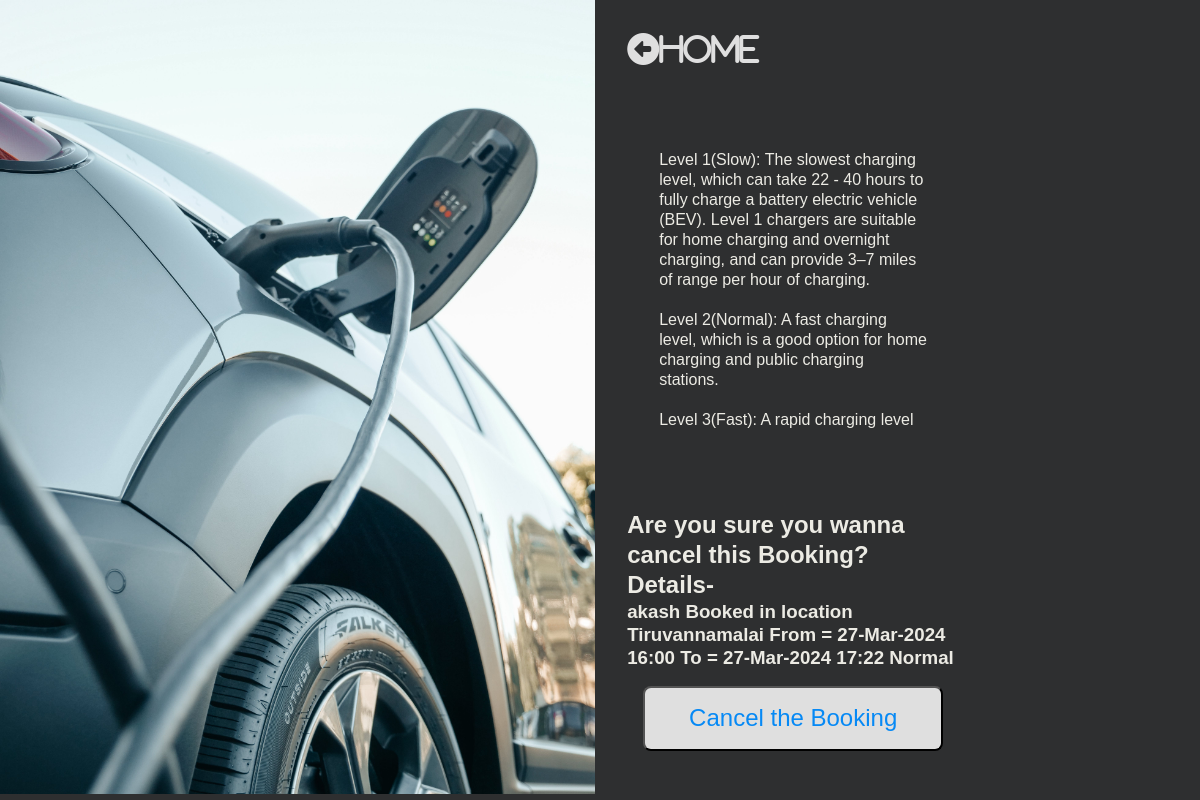
The page /booking/cancel/18/ on the database its author committed.
### book/models.py (models this page shows, shortened)
class Booking(models.Model):
    user = models.ForeignKey(settings.AUTH_USER_MODEL, on_delete=models.CASCADE)
    reserve = models.ForeignKey(reservation, on_delete=models.CASCADE)
    location = models.CharField(max_length=255, null=True)
    check_in = models.DateTimeField()
    check_out = models.DateTimeField()
    def __str__(self):
        return f"{self.user} Booked in location {self.location} " \
               f"From = {self.check_in.strftime('%d-%b-%Y %H:%M')} To = {self.check_out.strftime('%d-%b-%Y %H:%M')}"
    def get_reserve_category(self):
        reserve_categories = dict(self.reserve.RESERVATION_CATEGORIES)
        reserve_category = reserve_categories.get(self.reserve.category)
        return reserve_category

class reservation(models.Model):
    RESERVATION_CATEGORIES = (
        ("Level_1", "Slow"),
        ("Level_2", "Normal"),
        ("Level_3", "Fast"),
    )
    Choices = (
        ("1","started"),
        ("2","stoped")
    )
    charging_Port_number = models.IntegerField()
    charging_Port_number_2 = models.IntegerField()
    category = models.CharField(max_length=11, choices=RESERVATION_CATEGORIES)
    category_2 = models.CharField(max_length=5, choices=Choices)

### book/views.py (the view, shortened to what this page needs)
# urls.py: path('booking/cancel/<int:pk>/', CancelBookingView.as_view(), name='CancelBookingView'),
class CancelBookingView(DeleteView):
    model = Booking
    template_name = 'bookings/booking_cancel_view.html'
    success_url = reverse_lazy('book:Booking_list')
    def get_object(self, queryset=None):
        try:
            return super().get_object(queryset)
        except Booking.DoesNotExist:
            raise Http404("Booking does not exist")

### book/templates/bookings/booking_cancel_view.html (shortened to what this page needs)
{% load static %}
<!DOCTYPE html>
<html lang="en">
<head>
    <link rel="stylesheet" href="{% static 'css/reserve_detail_view.css' %}">
</head>
<body>
    <div class="content">
        <div class="image">
            <img
            src="/static/images/car.jpeg">
        </div>
        <div class="room">
            <div class="home">
                <a href="{% url 'book:Reserve_list' %}"><i class="fas fa-arrow-alt-circle-left">Home</i></a>
            </div>
            <div class="room-info">
                <p>Level 1(Slow): The slowest charging level, which can take 22 - 40 hours to fully charge a battery electric vehicle (BEV). Level 1 chargers are suitable for home charging and overnight charging, and can provide 3–7 miles of range per hour of charging.<br><br>
                    Level 2(Normal): A fast charging level, which is a good option for home charging and public charging stations.<br><br>
                    Level 3(Fast): A rapid charging level</p>
            </div>
            <form id="booking-form" action="{% url 'book:CancelBookingView' pk=booking.pk %}" method="POST">
                <h2>Are you sure you wanna cancel this Booking? Details-</h2>
                <h3>{{booking}} {{booking.get_reserve_category}} </h3>
                <div class="input-div">
                    <button type="submit">Cancel the Booking</button>
                </div>
            </form>
        </div>
    </div>
</body>
</html>

### static/css/reserve_detail_view.css (style rules this page uses)
* { padding:0; margin:0; box-sizing: border-box; }
body { background-color: rgb(46, 47, 48); color: rgb(236, 235, 228); font-family: sans-serif; line-height: 1.25; height: 100vh; }
.content { display: flex; flex-direction: row; flex-wrap: wrap; width:100%; justify-content: left; }
.image { flex: 0.2; }
.room { flex:0.5; margin: 2rem; display:flex; text-align: left; align-items: start; flex-direction: column; }
.home { flex: 0.2; }
.home a { color: #dfdfdf; text-decoration: none; font-size: 30px; }
.room-info { flex: 0.4; margin: 5rem 2rem; }
form { display: flex; flex: 0.4 1 auto; flex-direction: column; }
.image img { flex:1; max-height: 99.2vh; }
i { color:#dfdfdf; font-size: 2rem; }
.input-div { flex: 1 1 auto; margin:1rem; display: flex; flex-direction: column; justify-content: space-between; }
input, button { flex:1; width:300px; border-radius: 0.5rem; line-height: 1.5; font-size: 1.5rem; color: #555; }
button { background-color: #dfdfdf; color:rgb(6, 137, 245); outline:none; }

### rows shown on the page
Booking: user+location+check_in "akash Booked in location Tiruvannamalai From = 27-Mar-2024 16:00 To = 27-Mar-2024 17:22", get_reserve_category "Normal"
